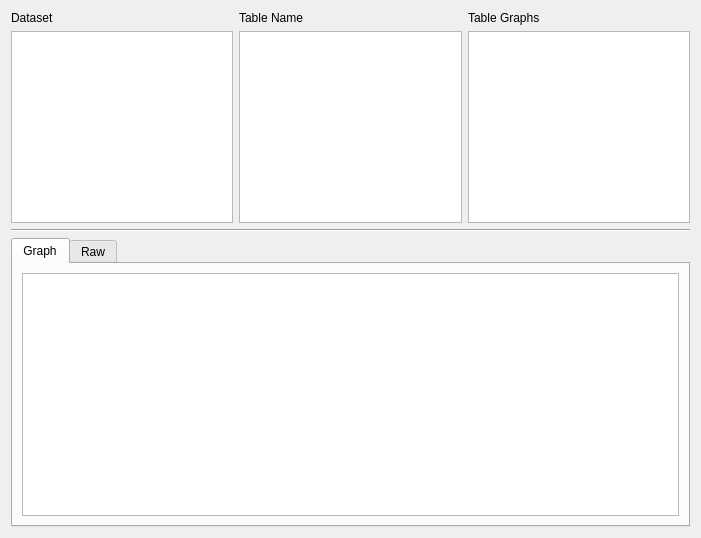
<?xml version="1.0" encoding="UTF-8"?>
<ui version="4.0">
 <class>Form</class>
 <widget class="QWidget" name="Form">
  <property name="geometry">
   <rect>
    <x>0</x>
    <y>0</y>
    <width>701</width>
    <height>538</height>
   </rect>
  </property>
  <property name="windowTitle">
   <string>Form</string>
  </property>
  <layout class="QVBoxLayout" name="verticalLayout" stretch="0,0,1">
   <item>
    <layout class="QHBoxLayout" name="horizontalLayout">
     <item>
      <layout class="QVBoxLayout" name="verticalLayout_2">
       <item>
        <widget class="QLabel" name="label">
         <property name="text">
          <string>Dataset</string>
         </property>
        </widget>
       </item>
       <item>
        <widget class="QListWidget" name="listWidget_dataset">
         <property name="minimumSize">
          <size>
           <width>200</width>
           <height>0</height>
          </size>
         </property>
         <property name="showDropIndicator" stdset="0">
          <bool>false</bool>
         </property>
         <property name="alternatingRowColors">
          <bool>true</bool>
         </property>
         <property name="selectionBehavior">
          <enum>QAbstractItemView::SelectionBehavior::SelectRows</enum>
         </property>
        </widget>
       </item>
      </layout>
     </item>
     <item>
      <layout class="QVBoxLayout" name="verticalLayout_3">
       <item>
        <widget class="QLabel" name="label_2">
         <property name="text">
          <string>Table Name</string>
         </property>
        </widget>
       </item>
       <item>
        <widget class="QListWidget" name="listWidget_table_name">
         <property name="showDropIndicator" stdset="0">
          <bool>false</bool>
         </property>
         <property name="alternatingRowColors">
          <bool>true</bool>
         </property>
         <property name="selectionBehavior">
          <enum>QAbstractItemView::SelectionBehavior::SelectRows</enum>
         </property>
        </widget>
       </item>
      </layout>
     </item>
     <item>
      <layout class="QVBoxLayout" name="verticalLayout_4">
       <item>
        <widget class="QLabel" name="label_3">
         <property name="text">
          <string>Table Graphs</string>
         </property>
        </widget>
       </item>
       <item>
        <widget class="QListWidget" name="listWidget_table_graphs">
         <property name="showDropIndicator" stdset="0">
          <bool>false</bool>
         </property>
         <property name="alternatingRowColors">
          <bool>true</bool>
         </property>
         <property name="selectionMode">
          <enum>QAbstractItemView::SelectionMode::ExtendedSelection</enum>
         </property>
         <property name="selectionBehavior">
          <enum>QAbstractItemView::SelectionBehavior::SelectRows</enum>
         </property>
        </widget>
       </item>
      </layout>
     </item>
    </layout>
   </item>
   <item>
    <widget class="Line" name="line">
     <property name="orientation">
      <enum>Qt::Orientation::Horizontal</enum>
     </property>
    </widget>
   </item>
   <item>
    <widget class="QTabWidget" name="tabWidget">
     <property name="currentIndex">
      <number>0</number>
     </property>
     <widget class="QWidget" name="tab_plot">
      <attribute name="title">
       <string>Graph</string>
      </attribute>
      <layout class="QVBoxLayout" name="verticalLayout_6">
       <item>
        <widget class="QStackedWidget" name="stackedWidget_plot">
         <widget class="QWidget" name="page_graph">
          <layout class="QVBoxLayout" name="verticalLayout_7">
           <property name="leftMargin">
            <number>0</number>
           </property>
           <property name="topMargin">
            <number>0</number>
           </property>
           <property name="rightMargin">
            <number>0</number>
           </property>
           <property name="bottomMargin">
            <number>0</number>
           </property>
           <item>
            <widget class="SimplePlotWidget" name="graphicsView_lines"/>
           </item>
          </layout>
         </widget>
         <widget class="QWidget" name="page_image">
          <layout class="QVBoxLayout" name="verticalLayout_8">
           <property name="leftMargin">
            <number>0</number>
           </property>
           <property name="topMargin">
            <number>0</number>
           </property>
           <property name="rightMargin">
            <number>0</number>
           </property>
           <property name="bottomMargin">
            <number>0</number>
           </property>
           <item>
            <widget class="SimpleImageView" name="graphicsView_image"/>
           </item>
          </layout>
         </widget>
        </widget>
       </item>
      </layout>
     </widget>
     <widget class="QWidget" name="tab_raw">
      <attribute name="title">
       <string>Raw</string>
      </attribute>
      <layout class="QVBoxLayout" name="verticalLayout_5">
       <item>
        <widget class="QPlainTextEdit" name="plainTextEdit_raw">
         <property name="lineWrapMode">
          <enum>QPlainTextEdit::LineWrapMode::NoWrap</enum>
         </property>
        </widget>
       </item>
      </layout>
     </widget>
    </widget>
   </item>
  </layout>
 </widget>
 <customwidgets>
  <customwidget>
   <class>SimplePlotWidget</class>
   <extends>QGraphicsView</extends>
   <header>dcscope.gui.widgets</header>
  </customwidget>
  <customwidget>
   <class>SimpleImageView</class>
   <extends>QGraphicsView</extends>
   <header>dcscope.gui.widgets</header>
  </customwidget>
 </customwidgets>
 <resources/>
 <connections/>
</ui>
